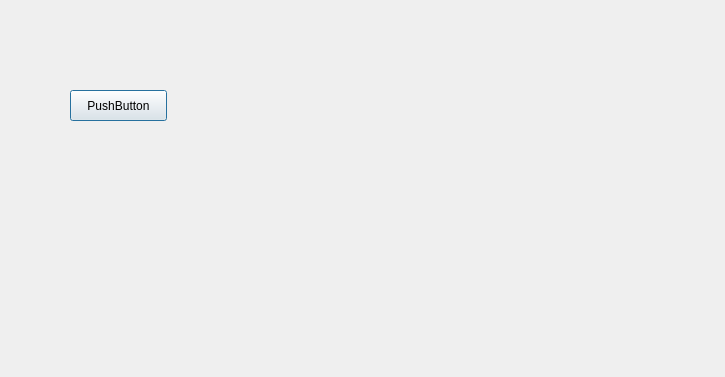
<?xml version="1.0" encoding="UTF-8"?>
<ui version="4.0">
 <class>FormQStudio</class>
 <widget class="QDialog" name="FormQStudio">
  <property name="geometry">
   <rect>
    <x>0</x>
    <y>0</y>
    <width>725</width>
    <height>377</height>
   </rect>
  </property>
  <property name="windowTitle">
   <string>Dialog</string>
  </property>
  <widget class="QPushButton" name="pushButton">
   <property name="geometry">
    <rect>
     <x>70</x>
     <y>90</y>
     <width>97</width>
     <height>31</height>
    </rect>
   </property>
   <property name="text">
    <string>PushButton</string>
   </property>
  </widget>
 </widget>
 <resources/>
 <connections/>
</ui>
